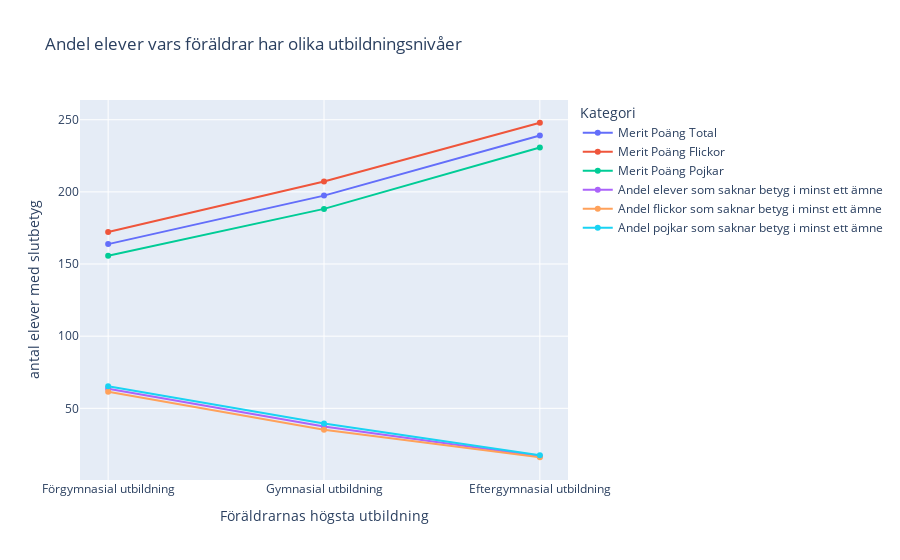
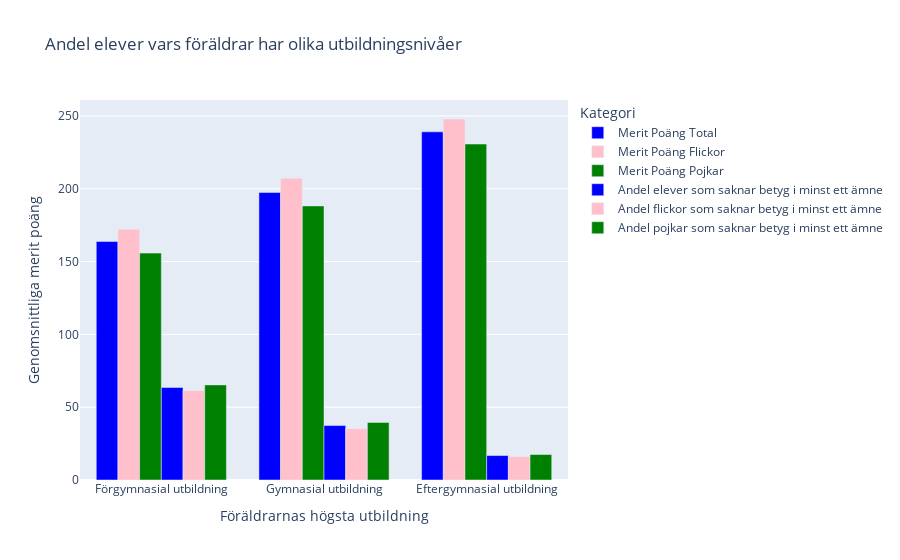

Notebook cell for these charts, in order:
### Code cell
# Attempt to read "Tabell 1B" with an adjusted skiprows value based on the preview
tabell_1b_parent_edu = pd.read_excel(file_path, sheet_name='Tabell 1B', skiprows=29)

# Display the first few rows of "Tabell 1B" to confirm correct data loading
tabell_1b_parent_edu.head(3)
column_names = ['Föräldrarnas högsta utbildning', 'Merit Poäng Total', 'Merit Poäng Flickor', 'Merit Poäng Pojkar', 'med betyg i 17 ämnen totalt', 'med betyg i 17 ämnen flickor', 'med betyg i 17 ämnen pojkar', 
                'Andel elever som saknar betyg i minst ett ämne', 'Andel flickor som saknar betyg i minst ett ämne', 
                'Andel pojkar som saknar betyg i minst ett ämne']

tabell_1b_parent_edu.columns = column_names

fig_a = px.line(tabell_1b_parent_edu.head(3).drop(['med betyg i 17 ämnen totalt', 'med betyg i 17 ämnen flickor', 'med betyg i 17 ämnen pojkar'], axis=1, inplace=False), x='Föräldrarnas högsta utbildning', y=['Merit Poäng Total', 'Merit Poäng Flickor', 'Merit Poäng Pojkar', 
                'Andel elever som saknar betyg i minst ett ämne', 'Andel flickor som saknar betyg i minst ett ämne', 
                'Andel pojkar som saknar betyg i minst ett ämne'], 
                title='Andel elever vars föräldrar har olika utbildningsnivåer',
                labels={'value': 'antal elever med slutbetyg', 'variable': 'Kategori'},
                markers=True)

fig_a.show()

fig_b = px.bar(tabell_1b_parent_edu.head(3).drop(['med betyg i 17 ämnen totalt', 'med betyg i 17 ämnen flickor', 'med betyg i 17 ämnen pojkar'], axis=1, inplace=False), 
               x='Föräldrarnas högsta utbildning', 
               y=['Merit Poäng Total', 'Merit Poäng Flickor', 'Merit Poäng Pojkar', 'Andel elever som saknar betyg i minst ett ämne', 'Andel flickor som saknar betyg i minst ett ämne', 'Andel pojkar som saknar betyg i minst ett ämne'], 
               title='Andel elever vars föräldrar har olika utbildningsnivåer', 
               labels={'value': 'Genomsnittliga merit poäng', 'variable': 'Kategori'},
               barmode='group',
               color='variable',  #'variable' is the categorical variable for different metrics
               color_discrete_map={'Merit Poäng Total': 'blue', 
                                   'Merit Poäng Flickor': 'pink', 
                                   'Merit Poäng Pojkar': 'green',
                                   'Andel elever som saknar betyg i minst ett ämne': 'blue',
                                   'Andel flickor som saknar betyg i minst ett ämne': 'pink',
                                   'Andel pojkar som saknar betyg i minst ett ämne': 'green'})

fig_b.show()

### Figure 1 — Plotly figure (JSON) as saved in the notebook; plotly's stock layout.template omitted (floating-point values rounded to 4 significant figures)
{"data": [{"hovertemplate": "Kategori=Merit Poäng Total<br>Föräldrarnas högsta utbildning=%{x}<br>antal elever med slutbetyg=%{y}<extra></extra>", "legendgroup": "Merit Poäng Total", "line": {"color": "#636efa", "dash": "solid"}, "marker": {"symbol": "circle"}, "mode": "lines+markers", "name": "Merit Poäng Total", "orientation": "v", "showlegend": true, "type": "scatter", "x": ["Förgymnasial utbildning", "Gymnasial utbildning", "Eftergymnasial utbildning"], "xaxis": "x", "y": [163.8, 197.4, 239.1], "yaxis": "y"}, {"hovertemplate": "Kategori=Merit Poäng Flickor<br>Föräldrarnas högsta utbildning=%{x}<br>antal elever med slutbetyg=%{y}<extra></extra>", "legendgroup": "Merit Poäng Flickor", "line": {"color": "#EF553B", "dash": "solid"}, "marker": {"symbol": "circle"}, "mode": "lines+markers", "name": "Merit Poäng Flickor", "orientation": "v", "showlegend": true, "type": "scatter", "x": ["Förgymnasial utbildning", "Gymnasial utbildning", "Eftergymnasial utbildning"], "xaxis": "x", "y": [172.2, 207.2, 247.9], "yaxis": "y"}, {"hovertemplate": "Kategori=Merit Poäng Pojkar<br>Föräldrarnas högsta utbildning=%{x}<br>antal elever med slutbetyg=%{y}<extra></extra>", "legendgroup": "Merit Poäng Pojkar", "line": {"color": "#00cc96", "dash": "solid"}, "marker": {"symbol": "circle"}, "mode": "lines+markers", "name": "Merit Poäng Pojkar", "orientation": "v", "showlegend": true, "type": "scatter", "x": ["Förgymnasial utbildning", "Gymnasial utbildning", "Eftergymnasial utbildning"], "xaxis": "x", "y": [155.8, 188.2, 230.7], "yaxis": "y"}, {"hovertemplate": "Kategori=Andel elever som saknar betyg i minst ett ämne<br>Föräldrarnas högsta utbildning=%{x}<br>antal elever med slutbetyg=%{y}<extra></extra>", "legendgroup": "Andel elever som saknar betyg i minst ett ämne", "line": {"color": "#ab63fa", "dash": "solid"}, "marker": {"symbol": "circle"}, "mode": "lines+markers", "name": "Andel elever som saknar betyg i minst ett ämne", "orientation": "v", "showlegend": true, "type": "scatter", "x": ["Förgymnasial utbildning", "Gymnasial utbildning", "Eftergymnasial utbildning"], "xaxis": "x", "y": [63.5, 37.4, 16.8], "yaxis": "y"}, {"hovertemplate": "Kategori=Andel flickor som saknar betyg i minst ett ämne<br>Föräldrarnas högsta utbildning=%{x}<br>antal elever med slutbetyg=%{y}<extra></extra>", "legendgroup": "Andel flickor som saknar betyg i minst ett ämne", "line": {"color": "#FFA15A", "dash": "solid"}, "marker": {"symbol": "circle"}, "mode": "lines+markers", "name": "Andel flickor som saknar betyg i minst ett ämne", "orientation": "v", "showlegend": true, "type": "scatter", "x": ["Förgymnasial utbildning", "Gymnasial utbildning", "Eftergymnasial utbildning"], "xaxis": "x", "y": [61.5, 35.2, 16.1], "yaxis": "y"}, {"hovertemplate": "Kategori=Andel pojkar som saknar betyg i minst ett ämne<br>Föräldrarnas högsta utbildning=%{x}<br>antal elever med slutbetyg=%{y}<extra></extra>", "legendgroup": "Andel pojkar som saknar betyg i minst ett ämne", "line": {"color": "#19d3f3", "dash": "solid"}, "marker": {"symbol": "circle"}, "mode": "lines+markers", "name": "Andel pojkar som saknar betyg i minst ett ämne", "orientation": "v", "showlegend": true, "type": "scatter", "x": ["Förgymnasial utbildning", "Gymnasial utbildning", "Eftergymnasial utbildning"], "xaxis": "x", "y": [65.3, 39.5, 17.5], "yaxis": "y"}], "layout": {"legend": {"title": {"text": "Kategori"}, "tracegroupgap": 0}, "title": {"text": "Andel elever vars föräldrar har olika utbildningsnivåer"}, "xaxis": {"anchor": "y", "domain": [0, 1], "title": {"text": "Föräldrarnas högsta utbildning"}}, "yaxis": {"anchor": "x", "domain": [0, 1], "title": {"text": "antal elever med slutbetyg"}}}}

### Figure 2 — Plotly figure (JSON) as saved in the notebook; plotly's stock layout.template omitted (floating-point values rounded to 4 significant figures)
{"data": [{"alignmentgroup": "True", "hovertemplate": "Kategori=Merit Poäng Total<br>Föräldrarnas högsta utbildning=%{x}<br>Genomsnittliga merit poäng=%{y}<extra></extra>", "legendgroup": "Merit Poäng Total", "marker": {"color": "blue", "pattern": {"shape": ""}}, "name": "Merit Poäng Total", "offsetgroup": "Merit Poäng Total", "orientation": "v", "showlegend": true, "textposition": "auto", "type": "bar", "x": ["Förgymnasial utbildning", "Gymnasial utbildning", "Eftergymnasial utbildning"], "xaxis": "x", "y": [163.8, 197.4, 239.1], "yaxis": "y"}, {"alignmentgroup": "True", "hovertemplate": "Kategori=Merit Poäng Flickor<br>Föräldrarnas högsta utbildning=%{x}<br>Genomsnittliga merit poäng=%{y}<extra></extra>", "legendgroup": "Merit Poäng Flickor", "marker": {"color": "pink", "pattern": {"shape": ""}}, "name": "Merit Poäng Flickor", "offsetgroup": "Merit Poäng Flickor", "orientation": "v", "showlegend": true, "textposition": "auto", "type": "bar", "x": ["Förgymnasial utbildning", "Gymnasial utbildning", "Eftergymnasial utbildning"], "xaxis": "x", "y": [172.2, 207.2, 247.9], "yaxis": "y"}, {"alignmentgroup": "True", "hovertemplate": "Kategori=Merit Poäng Pojkar<br>Föräldrarnas högsta utbildning=%{x}<br>Genomsnittliga merit poäng=%{y}<extra></extra>", "legendgroup": "Merit Poäng Pojkar", "marker": {"color": "green", "pattern": {"shape": ""}}, "name": "Merit Poäng Pojkar", "offsetgroup": "Merit Poäng Pojkar", "orientation": "v", "showlegend": true, "textposition": "auto", "type": "bar", "x": ["Förgymnasial utbildning", "Gymnasial utbildning", "Eftergymnasial utbildning"], "xaxis": "x", "y": [155.8, 188.2, 230.7], "yaxis": "y"}, {"alignmentgroup": "True", "hovertemplate": "Kategori=Andel elever som saknar betyg i minst ett ämne<br>Föräldrarnas högsta utbildning=%{x}<br>Genomsnittliga merit poäng=%{y}<extra></extra>", "legendgroup": "Andel elever som saknar betyg i minst ett ämne", "marker": {"color": "blue", "pattern": {"shape": ""}}, "name": "Andel elever som saknar betyg i minst ett ämne", "offsetgroup": "Andel elever som saknar betyg i minst ett ämne", "orientation": "v", "showlegend": true, "textposition": "auto", "type": "bar", "x": ["Förgymnasial utbildning", "Gymnasial utbildning", "Eftergymnasial utbildning"], "xaxis": "x", "y": [63.5, 37.4, 16.8], "yaxis": "y"}, {"alignmentgroup": "True", "hovertemplate": "Kategori=Andel flickor som saknar betyg i minst ett ämne<br>Föräldrarnas högsta utbildning=%{x}<br>Genomsnittliga merit poäng=%{y}<extra></extra>", "legendgroup": "Andel flickor som saknar betyg i minst ett ämne", "marker": {"color": "pink", "pattern": {"shape": ""}}, "name": "Andel flickor som saknar betyg i minst ett ämne", "offsetgroup": "Andel flickor som saknar betyg i minst ett ämne", "orientation": "v", "showlegend": true, "textposition": "auto", "type": "bar", "x": ["Förgymnasial utbildning", "Gymnasial utbildning", "Eftergymnasial utbildning"], "xaxis": "x", "y": [61.5, 35.2, 16.1], "yaxis": "y"}, {"alignmentgroup": "True", "hovertemplate": "Kategori=Andel pojkar som saknar betyg i minst ett ämne<br>Föräldrarnas högsta utbildning=%{x}<br>Genomsnittliga merit poäng=%{y}<extra></extra>", "legendgroup": "Andel pojkar som saknar betyg i minst ett ämne", "marker": {"color": "green", "pattern": {"shape": ""}}, "name": "Andel pojkar som saknar betyg i minst ett ämne", "offsetgroup": "Andel pojkar som saknar betyg i minst ett ämne", "orientation": "v", "showlegend": true, "textposition": "auto", "type": "bar", "x": ["Förgymnasial utbildning", "Gymnasial utbildning", "Eftergymnasial utbildning"], "xaxis": "x", "y": [65.3, 39.5, 17.5], "yaxis": "y"}], "layout": {"barmode": "group", "legend": {"title": {"text": "Kategori"}, "tracegroupgap": 0}, "title": {"text": "Andel elever vars föräldrar har olika utbildningsnivåer"}, "xaxis": {"anchor": "y", "domain": [0, 1], "title": {"text": "Föräldrarnas högsta utbildning"}}, "yaxis": {"anchor": "x", "domain": [0, 1], "title": {"text": "Genomsnittliga merit poäng"}}}}
